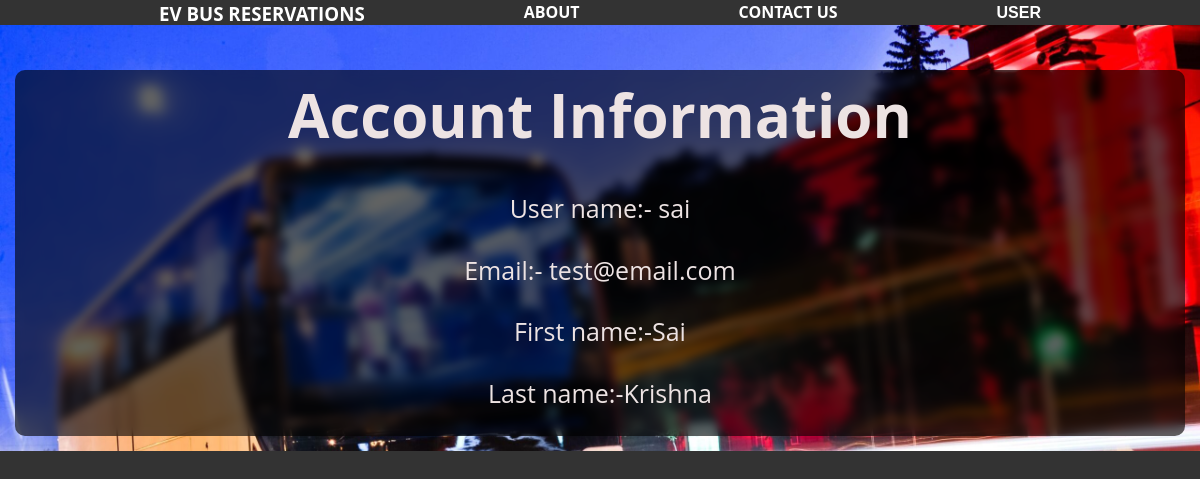
Page /profile.php (signed in) on the committed database.
### tables this page shows
CREATE TABLE `users` (
  `id` int(11) NOT NULL,
  `First_Name` varchar(255) NOT NULL,
  `Last_Name` varchar(255) NOT NULL,
  `username` varchar(255) NOT NULL,
  `email` varchar(255) NOT NULL,
  `password` varchar(255) NOT NULL
);

### connection.php (called while the page is built, shortened)
<?php
function check_login($conn){
	if(isset($_SESSION['user_id']))
    {
      $id = $_SESSION['user_id'];
      $query = "select * from users where id = '$id' limit 1";
      $result = mysqli_query($conn,$query);
      if($result && mysqli_num_rows($result) > 0)
        {
          $user_data = mysqli_fetch_array($result,MYSQLI_ASSOC);
          return $user_data;
        }
    }
  }
?>

### profile.php (the view, shortened to what this page needs)
<?php
  include("connection.php");
  $user_data = check_login($conn);
?>
<!DOCTYPE html>
<html lang="en">
<head>
  <link rel="stylesheet" href="./css/styles.css">
</head>
<body>
    <div class="nav">
        <ul>
          <li><a  href="./home.php"><h3>EV BUS RESERVATIONS</h3></a></li>
          <li><a href="./about.php">About</a></li>
          <li><a href="./contact.php">Contact Us</a></li>
          <div class="dropdown">
            <button class="dropbtn">USER
            </button>
          </div>
        </ul>
    </div>
  <header>
    <div class="div-main">
      <h1>Account Information</h1>
        <p>User name:- <?php echo $user_data['username'];?>   </p><br>
        <p>Email:- <?php echo $user_data['email'];?> </p>
        <br>
        <p>First name:-<?php echo $user_data['First_Name'];?></p><br>
        <p>Last name:-<?php echo $user_data['Last_Name'];?></p><br>
  </div>
  </header>
</body>
</html>

### css/styles.css (style rules this page uses)
* { box-sizing: border-box; margin: 0; padding: 0; }
body { font-family: 'Open Sans', sans-serif; font-size: 16px; line-height: 1.5; background-color: #333; color: #ede3e3; }
header { padding: 15px; background-image: url(White-coach-bus-driving-at-night-min-scaled-2560x1280.jpg); background-repeat: no-repeat; background-size: 100%; }
.div-main { border-radius: 10px; background-color: rgba(0, 0, 0, 0.61); backdrop-filter: blur(5px); }
h1 { font-size: 60px; margin: 30px; text-align: center; }
p { font-size: 25px; text-align: center; }
.dropdown { float: left; overflow: hidden; }
.dropdown .dropbtn { font-weight: 700; font-size: 16px; border: none; color: white; background-color: #333; }

### profile.php (style rules this page uses)
.nav { overflow: hidden; height: 25px; }
.nav ul { list-style: none; display: flex; justify-content: space-evenly; }
a { color: #fff; text-decoration: none; font-weight: 700; text-transform: uppercase; }

### rows in the picture
users: username "sai", email "test@email.com", First_Name "Sai", Last_Name "Krishna"
